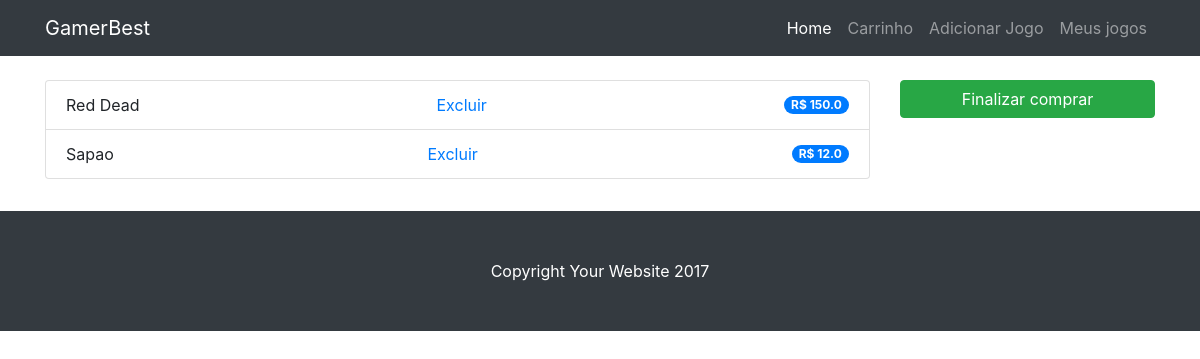
The app's page /carrinho/, older data.
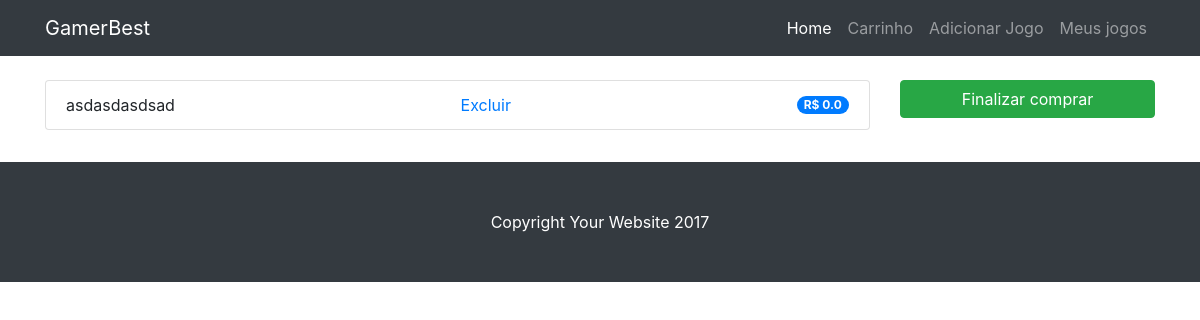
The same page, newer data.
### games/models.py (models this page shows)
class Jogo(models.Model):
    nome = models.CharField(max_length=100)
    preco = models.FloatField(default=0)
    descricao = models.TextField(default="Miau")
    quant_estoque = models.IntegerField(default=0)
    desenvolvedora = models.ForeignKey(Desenvolvedora, on_delete=models.CASCADE, related_name='jogos')
    publicadora = models.ForeignKey(Publicadora, on_delete=models.CASCADE, related_name='jogos')

### games/views.py (the view)
# urls.py: path('carrinho/',views.carrinho,name='carrinho'),
def carrinho(request):
    verificar_carrinho()
    carrinho = Carrinho.objects.get(finalizado=False)
    jogos_carrinho = carrinho.jogos_carrinho.all()
    return render(request, 'carrinho.html', {'jogos_carrinho': jogos_carrinho})

### games/views.py (called while the page is built)
def verificar_carrinho():
    try :
        Carrinho.objects.get(finalizado = False)
    except Carrinho.DoesNotExist:
        carrinho = Carrinho()
        carrinho.save()

### games/templates/carrinho.html
{% extends "base.html" %}
{% block body %}
<div class="col-lg-9 mb-3">
    <ul class="list-group">
    {% for jogo in jogos_carrinho %}
        <li class="list-group-item d-flex justify-content-between align-items-center">{{jogo.nome}}
            <a href="{% url 'remover_jogo_carrinho' jogo.id %}">Excluir
            </a>
            <span class="badge badge-primary badge-pill">R$ {{jogo.preco}}</span>
        </li>
    {% endfor %}
    </ul>
</div>
<div class="col-lg-3">
    <a href="{% url 'finalizar_compra' %}"> <button class="btn btn-success w-100">Finalizar comprar</button>
    </a>
</div>
{% endblock %}

Row changes from the older to the newer data that the page shows:
removed Jogo: nome "Red Dead", preco "150.0"
removed Jogo: nome "Sapao", preco "12.0"
added Jogo: nome "asdasdasdsad", preco "0.0"
